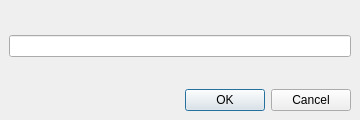
<?xml version="1.0" encoding="UTF-8"?>
<ui version="4.0">
 <class>MainWindow</class>
 <widget class="QMainWindow" name="MainWindow">
  <property name="geometry">
   <rect>
    <x>0</x>
    <y>0</y>
    <width>360</width>
    <height>120</height>
   </rect>
  </property>
  <property name="windowTitle">
   <string>MainWindow</string>
  </property>
  <widget class="QWidget" name="centralwidget">
   <layout class="QGridLayout" name="gridLayout">
    <item row="1" column="0" colspan="2">
     <widget class="QLineEdit" name="lineEdit"/>
    </item>
    <item row="3" column="1" alignment="Qt::AlignBottom">
     <widget class="QDialogButtonBox" name="buttonBox">
      <property name="standardButtons">
       <set>QDialogButtonBox::Cancel|QDialogButtonBox::Ok</set>
      </property>
     </widget>
    </item>
    <item row="2" column="0" colspan="2">
     <spacer name="verticalSpacer">
      <property name="orientation">
       <enum>Qt::Vertical</enum>
      </property>
      <property name="sizeHint" stdset="0">
       <size>
        <width>20</width>
        <height>40</height>
       </size>
      </property>
     </spacer>
    </item>
    <item row="0" column="0" colspan="2">
     <spacer name="verticalSpacer_2">
      <property name="orientation">
       <enum>Qt::Vertical</enum>
      </property>
      <property name="sizeHint" stdset="0">
       <size>
        <width>20</width>
        <height>40</height>
       </size>
      </property>
     </spacer>
    </item>
   </layout>
  </widget>
 </widget>
 <resources/>
 <connections/>
</ui>
